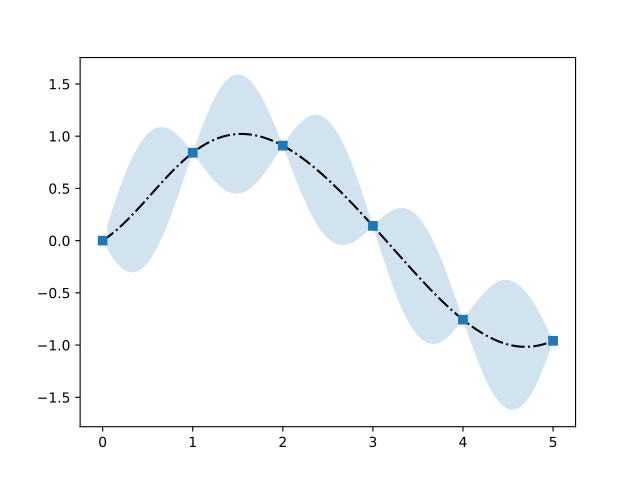

Python code for this plot:
import matplotlib.pyplot as plt
import numpy as np
from pydygp.gaussianprocesses import _GaussianProcess
tt = np.linspace(0., 5., 6)
Y = np.sin(tt)
gp = _GaussianProcess('sqexp_gpr')
gp.fit(tt[:, None], Y)
# Make a dense sample
ttd = np.linspace(0., 5., 100)
# predict the mean and covariance
mpred, cpred = gp.pred(ttd[:, None], return_covar=True)
sd = np.sqrt(np.diag(cpred))

fig, ax = plt.subplots()
ax.fill_between(ttd, mpred + 2*sd, mpred-2*sd, alpha=.2)
ax.plot(ttd, mpred, 'k-.')
ax.plot(tt, Y, 's')
plt.show()
